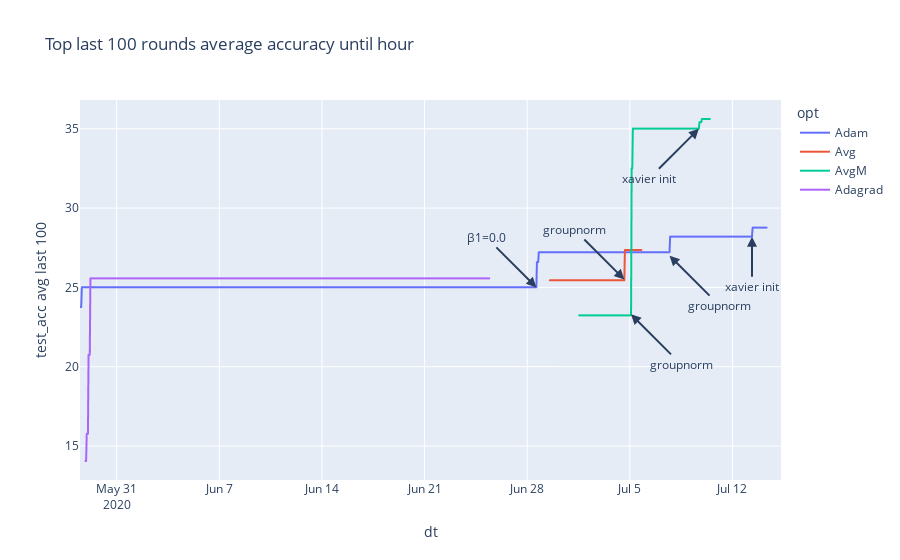

The notebook cell saved with this chart:
### Code cell
import plotly.express as px

# fig = px.line(df, y="test_acc", color='opt', title="Top last accuracy until day")
# fig.show()

#[df.index > datetime.datetime(year=2020, month=6, day=27)]
fig = px.line(df, y="test_acc avg last 100", color='opt', title="Top last 100 rounds average accuracy until hour", hover_name='id') #, width=1200, height=400)

adam_not = [("β1=0.0",      datetime.datetime(year=2020, month=6, day=28, hour=15), 25,  -50, -50),
            ("groupnorm",   datetime.datetime(year=2020, month=7, day=7, hour=17),  27,   50,  50),
            ("xavier init", datetime.datetime(year=2020, month=7, day=13, hour=8),  28.2,  0,  50)]

avg_not = [("groupnorm", datetime.datetime(year=2020, month=7, day=4, hour=15), 25.5, -50, -50)]

avgm_not = [("groupnorm",   datetime.datetime(year=2020, month=7, day=5, hour=2),  23.3, 50,  50),
            ("xavier init", datetime.datetime(year=2020, month=7, day=9, hour=17), 35,   -50, 50)]

for t, d, acc, ax, ay in adam_not + avg_not + avgm_not:
    fig.add_annotation(
            x=d,
            y=acc,
            text=t,
            showarrow=True,
            arrowhead=2,
            arrowwidth=2,
            ax=ax,
            ay=ay,
            )
fig.show()
# fig.write_image("avg100.svg")

### Figure 1 — Plotly figure (JSON) as saved in the notebook; plotly's stock layout.template omitted (floating-point values rounded to 4 significant figures; data arrays with more than 128 entries replaced by an {"elided": "..."} marker saying what was removed)
{"data": [{"hovertemplate": "<b>%{hovertext}</b><br><br>opt=Adam<br>dt=%{x}<br>test_acc avg last 100=%{y}<extra></extra>", "hovertext": {"elided": "1155 str values"}, "legendgroup": "Adam", "line": {"color": "#636efa", "dash": "solid"}, "mode": "lines", "name": "Adam", "showlegend": true, "type": "scattergl", "x": {"elided": "1155 str values"}, "xaxis": "x", "y": {"elided": "1155 float values"}, "yaxis": "y"}, {"hovertemplate": "<b>%{hovertext}</b><br><br>opt=Avg<br>dt=%{x}<br>test_acc avg last 100=%{y}<extra></extra>", "hovertext": {"elided": "151 str values"}, "legendgroup": "Avg", "line": {"color": "#EF553B", "dash": "solid"}, "mode": "lines", "name": "Avg", "showlegend": true, "type": "scattergl", "x": {"elided": "151 str values"}, "xaxis": "x", "y": {"elided": "151 float values"}, "yaxis": "y"}, {"hovertemplate": "<b>%{hovertext}</b><br><br>opt=AvgM<br>dt=%{x}<br>test_acc avg last 100=%{y}<extra></extra>", "hovertext": {"elided": "235 str values"}, "legendgroup": "AvgM", "line": {"color": "#00cc96", "dash": "solid"}, "mode": "lines", "name": "AvgM", "showlegend": true, "type": "scattergl", "x": {"elided": "235 str values"}, "xaxis": "x", "y": {"elided": "235 float values"}, "yaxis": "y"}, {"hovertemplate": "<b>%{hovertext}</b><br><br>opt=Adagrad<br>dt=%{x}<br>test_acc avg last 100=%{y}<extra></extra>", "hovertext": {"elided": "662 str values"}, "legendgroup": "Adagrad", "line": {"color": "#ab63fa", "dash": "solid"}, "mode": "lines", "name": "Adagrad", "showlegend": true, "type": "scattergl", "x": {"elided": "662 str values"}, "xaxis": "x", "y": {"elided": "662 float values"}, "yaxis": "y"}], "layout": {"annotations": [{"arrowhead": 2, "arrowwidth": 2, "ax": -50, "ay": -50, "showarrow": true, "text": "β1=0.0", "x": "2020-06-28T15:00:00", "y": 25}, {"arrowhead": 2, "arrowwidth": 2, "ax": 50, "ay": 50, "showarrow": true, "text": "groupnorm", "x": "2020-07-07T17:00:00", "y": 27}, {"arrowhead": 2, "arrowwidth": 2, "ax": 0, "ay": 50, "showarrow": true, "text": "xavier init", "x": "2020-07-13T08:00:00", "y": 28.2}, {"arrowhead": 2, "arrowwidth": 2, "ax": -50, "ay": -50, "showarrow": true, "text": "groupnorm", "x": "2020-07-04T15:00:00", "y": 25.5}, {"arrowhead": 2, "arrowwidth": 2, "ax": 50, "ay": 50, "showarrow": true, "text": "groupnorm", "x": "2020-07-05T02:00:00", "y": 23.3}, {"arrowhead": 2, "arrowwidth": 2, "ax": -50, "ay": 50, "showarrow": true, "text": "xavier init", "x": "2020-07-09T17:00:00", "y": 35}], "autosize": true, "legend": {"title": {"text": "opt"}, "tracegroupgap": 0}, "title": {"text": "Top last 100 rounds average accuracy until hour"}, "xaxis": {"anchor": "y", "autorange": true, "domain": [0, 1], "range": ["2020-05-28 12:00", "2020-07-14 12:44:04.898"], "title": {"text": "dt"}, "type": "date"}, "yaxis": {"anchor": "x", "autorange": true, "domain": [0, 1], "range": [12.85, 36.82], "title": {"text": "test_acc avg last 100"}, "type": "linear"}}}
